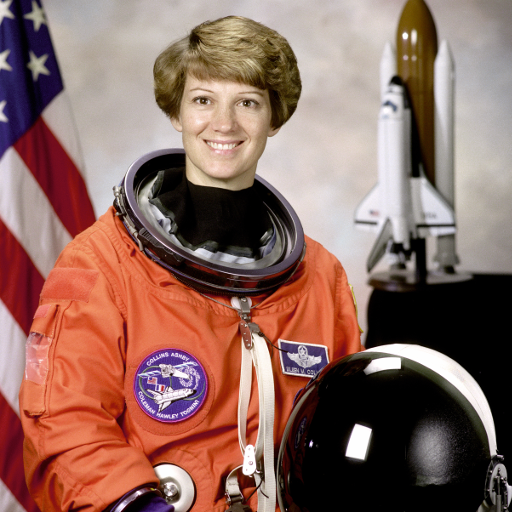
#> input picture 04_notebooks/astronaut.png, 512 x 512 px
$ jupyter execute 04_RGB_manipulate_image.ipynb   (shell and % lines are left out)
#> lines starting #> are read from the running program, lines starting #| are printed output that depends on the picture
[cell 1]
import numpy as np
import matplotlib.pyplot as plt
plt.rcParams['axes.labelsize'] = 18
plt.rcParams['xtick.labelsize'] = 14
plt.rcParams['ytick.labelsize'] = 14

from skimage.io import imread
from skimage import color

[cell 2]
astro = imread('astronaut.png')
#> astro is the input picture: shape (512, 512, 3); mean R, G, B 141.6, 105.8, 96.5

plt.figure(figsize=(6,6))
plt.imshow(astro)
plt.axis('off')
plt.title('Eileen Collins', fontsize=20)
plt.show()

[cell 3]
astro.shape
#> Out = (512, 512, 3)

[cell 4]
# separate image into its three channels
red = astro[:,:,0]
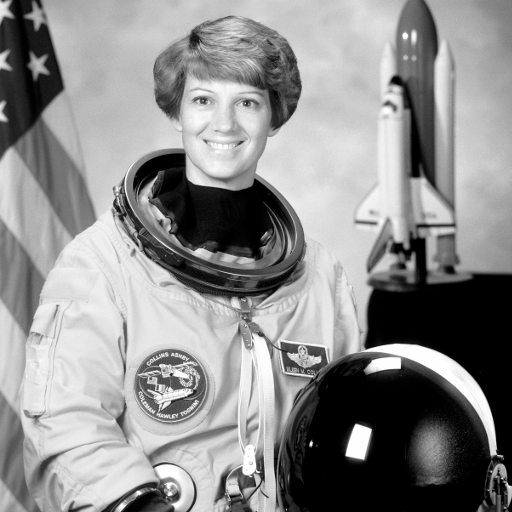
#> red: shape (512, 512); min 0, max 255, mean 141.6
green = astro[:,:,1]
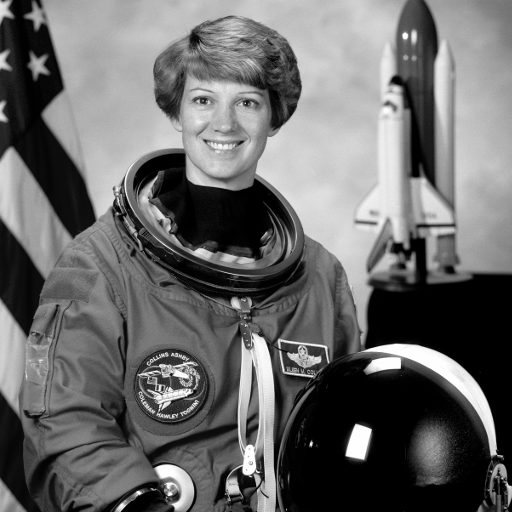
#> green: shape (512, 512); min 0, max 255, mean 105.8
blue = astro[:,:,2]
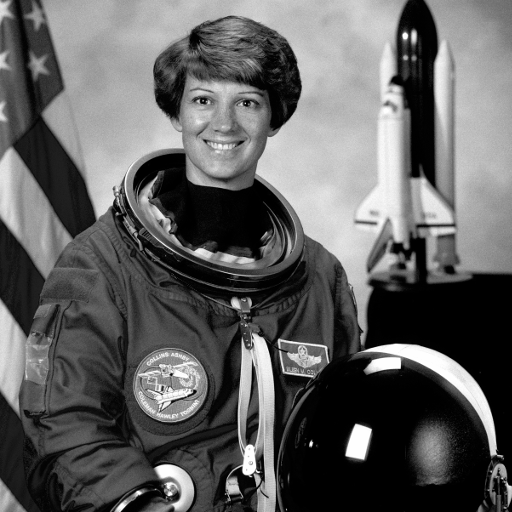
#> blue: shape (512, 512); min 0, max 255, mean 96.5

[cell 5]
plt.figure(figsize=(18,8))

plt.subplot(131)
plt.imshow(red, cmap=plt.cm.gray)
plt.axis('off')
plt.title('red', fontsize=20)

plt.subplot(132)
plt.imshow(green, cmap=plt.cm.gray)
plt.axis('off')
plt.title('green', fontsize=20)

plt.subplot(133)
plt.imshow(blue, cmap=plt.cm.gray)
plt.axis('off')
plt.title('blue', fontsize=20)

plt.show()
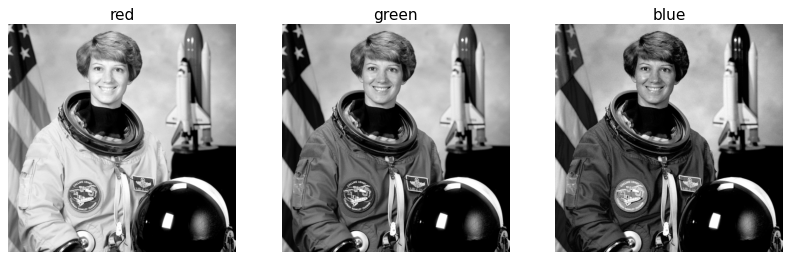
#> figure drawn by matplotlib, 3 panels

[cell 6]
#invert the green channel
green_inv = 255-green
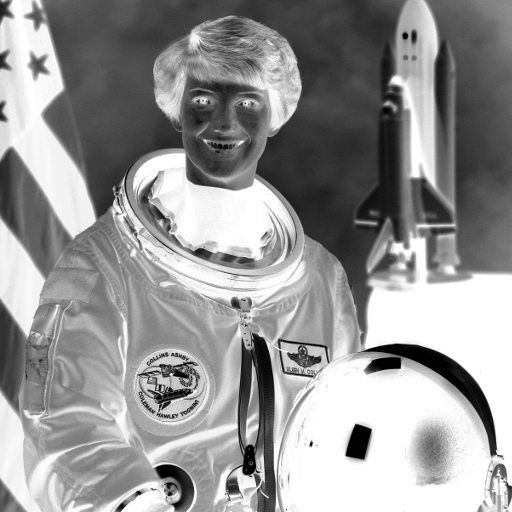
#> green_inv: shape (512, 512); min 0, max 255, mean 149.2

# concatenate three channels to an RGB image
RgB = np.dstack((red, green_inv, blue))
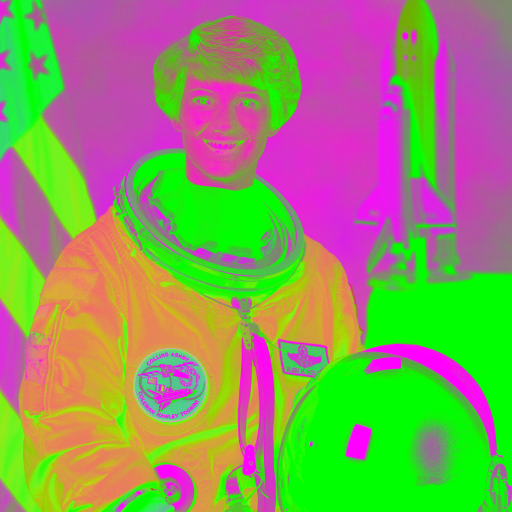
#> RgB: shape (512, 512, 3); mean R, G, B 141.6, 149.2, 96.5

$ run again, with 04_notebooks/flower.tif saved as 04_notebooks/astronaut.png
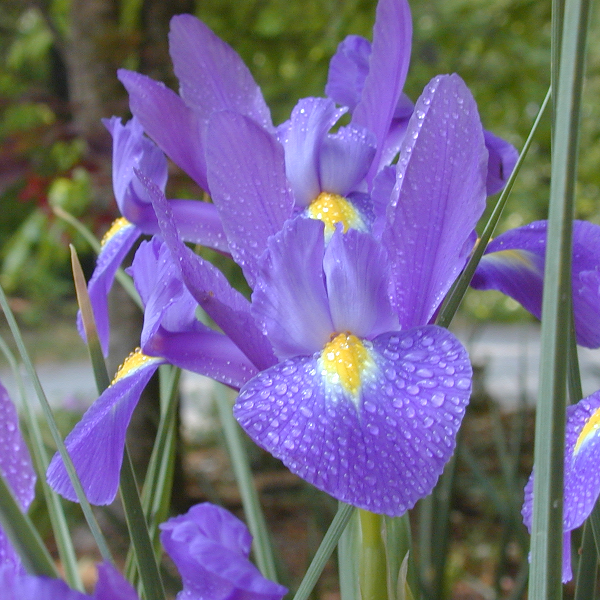
#> input picture 04_notebooks/flower.tif, 600 x 600 px
#> astro is the input picture: shape (600, 600, 3); mean R, G, B 115.1, 105.9, 137
#> `green_inv = 255-green`:
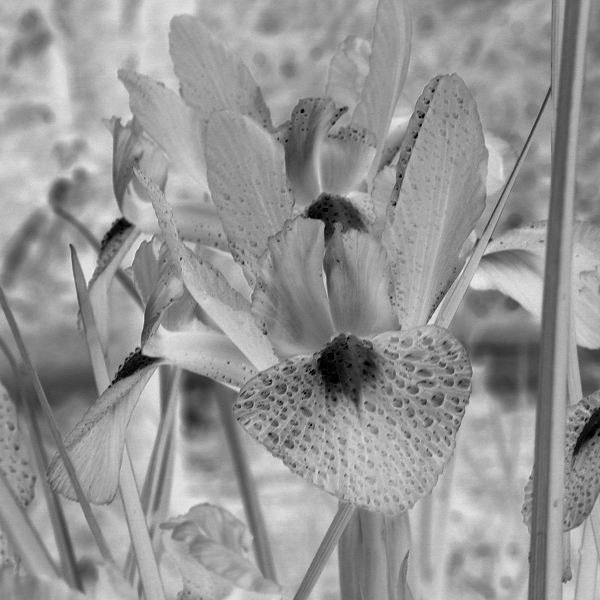
#> green_inv: shape (600, 600); min 0, max 240, mean 149.1
#> `RgB = np.dstack((red, green_inv, blue))`:
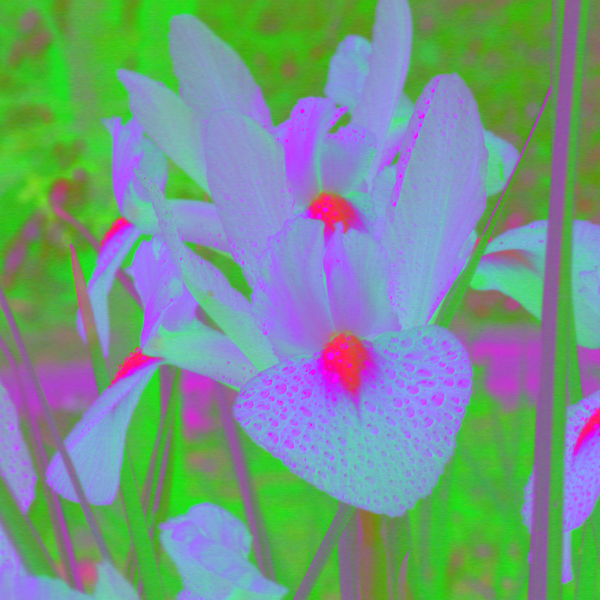
#> RgB: shape (600, 600, 3); mean R, G, B 115.1, 149.1, 137
